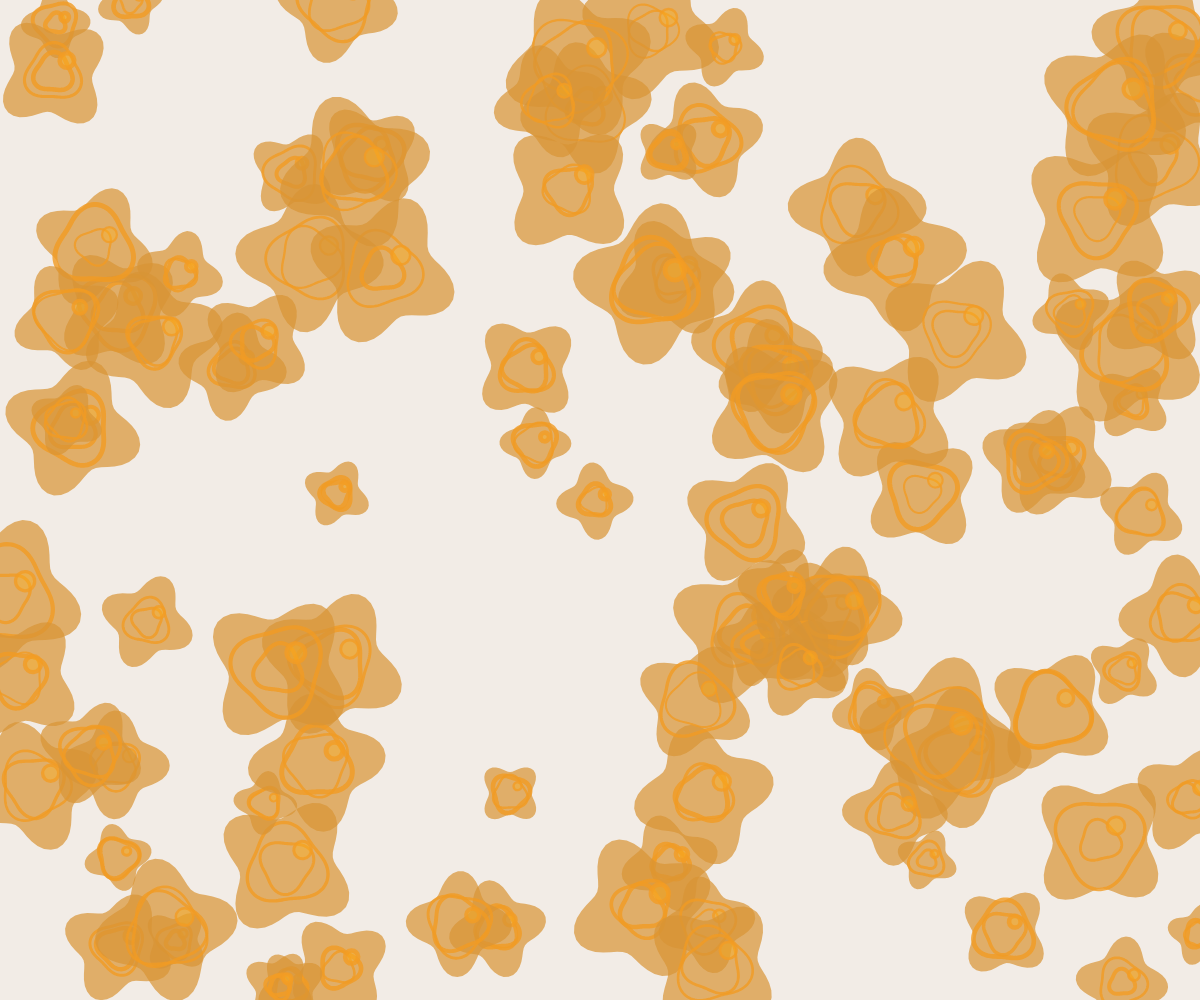
Frame 1 (no input)
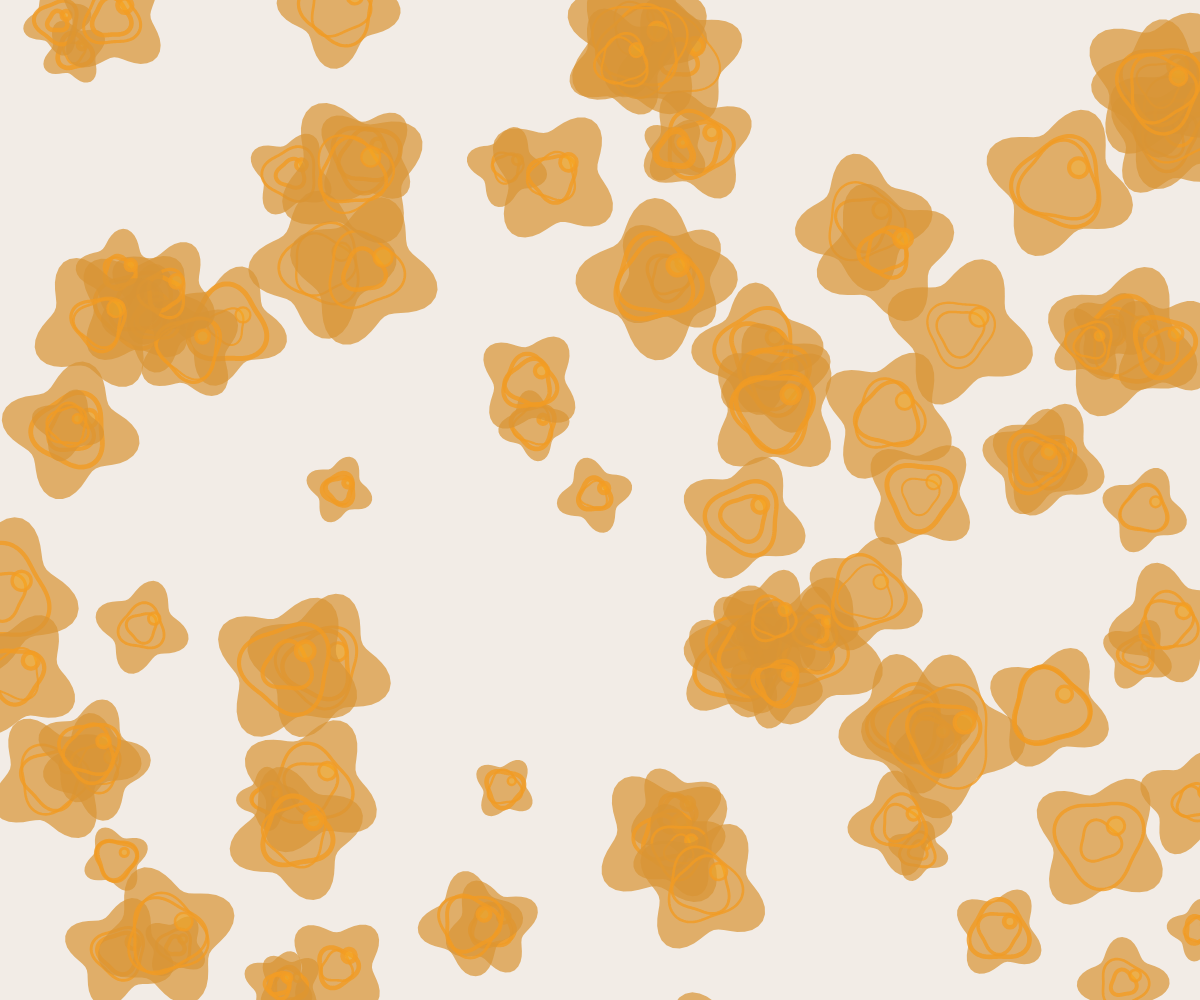
Frame 60 (no input)
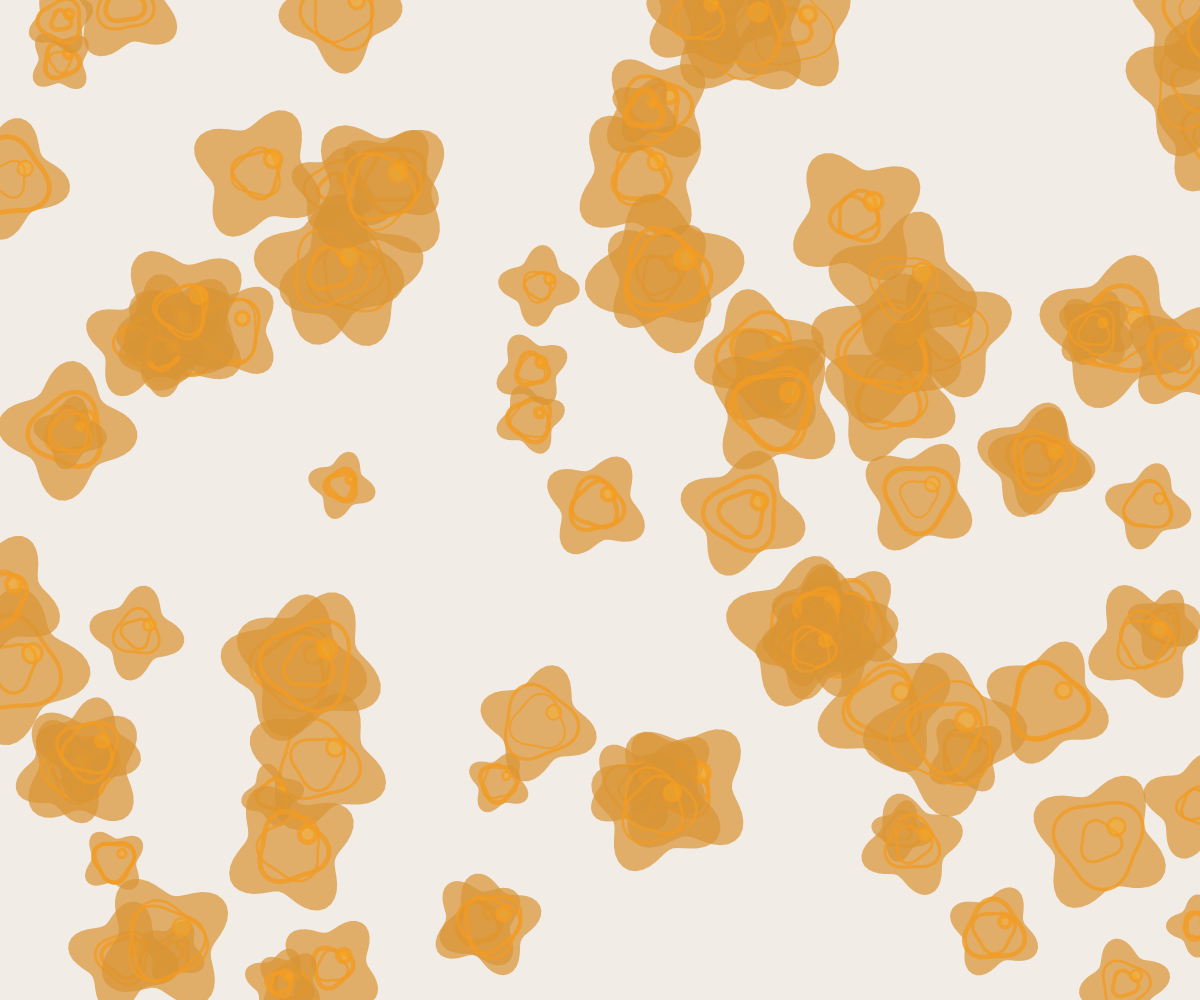
Frame 120 (the mouse pressed at the canvas centre since frame 60)

The p5.js sketch that drew these frames (run headless with seeded random() and noise() and a simulated clock; from frame 60 on, the mouse is pressed at the canvas centre):

// p5.js sketch
// ── sketch.js
let clusters = [];
const MAX_CLUSTERS = 100;
const PARTICLES_PER_CLUSTER = 5;
const DRIFT_SPEED = 0.1;
const COALESCE_RADIUS = 80;

function setup() {
  createCanvas(windowWidth, windowHeight);
  colorMode(HSB, 360, 100, 100, 1);
  
  // Initialize clusters
  for (let i = 0; i < MAX_CLUSTERS; i++) {
    clusters.push({
      x: random(width),
      y: random(height),
      size: random(30, 80),
      hue: 35,
      sat: 75,
      bri: 85,
      driftX: random(-DRIFT_SPEED, DRIFT_SPEED),
      driftY: random(-DRIFT_SPEED, DRIFT_SPEED),
      wobble: random(TWO_PI),
      particles: [],
      structure: []
    });
  }
  
  // Initialize particles and structural elements for each cluster
  for (let i = 0; i < clusters.length; i++) {
    const cluster = clusters[i];
    for (let j = 0; j < PARTICLES_PER_CLUSTER; j++) {
      cluster.particles.push({
        angle: random(TWO_PI),
        distance: random(0, cluster.size * 0.35),
        speed: random(0.01, 0.04)
      });
    }
    
    // Create structural forms
    for (let k = 0; k < 2; k++) {
      cluster.structure.push({
        angle: random(TWO_PI),
        radius: random(cluster.size * 0.3, cluster.size * 0.7),
        thickness: random(2, 5)
      });
    }
  }
}

function draw() {
  background(30, 5, 95);
  
  // Update and display clusters
  for (let i = 0; i < clusters.length; i++) {
    const cluster = clusters[i];
    
    // Update drift
    cluster.x += cluster.driftX;
    cluster.y += cluster.driftY;
    
    // Wobble for organic movement
    cluster.wobble += 0.01;
    const wobbleOffset = sin(cluster.wobble) * 0.4;
    
    // Wrap around screen
    if (cluster.x < -cluster.size) cluster.x = width + cluster.size;
    if (cluster.x > width + cluster.size) cluster.x = -cluster.size;
    if (cluster.y < -cluster.size) cluster.y = height + cluster.size;
    if (cluster.y > height + cluster.size) cluster.y = -cluster.size;
    
    // Draw the cluster
    push();
    translate(cluster.x, cluster.y);
    
    // Apply wobble to rotation
    rotate(wobbleOffset * 0.25);
    
    fill(cluster.hue, cluster.sat, cluster.bri, 0.7);
    noStroke();
    
    // Draw the main shape with sharp curves
    beginShape();
    for (let a = 0; a < TWO_PI; a += 0.1) {
      const r = cluster.size * (0.85 + sin(a * 4 + cluster.wobble) * 0.18);
      const x = cos(a) * r;
      const y = sin(a) * r;
      vertex(x, y);
    }
    endShape(CLOSE);
    
    // Draw structural elements
    for (let k = 0; k < cluster.structure.length; k++) {
      const s = cluster.structure[k];
      const angle = s.angle + cluster.wobble * 0.5;
      const radius = s.radius;
      
      stroke(cluster.hue, cluster.sat + 10, cluster.bri + 10, 0.8);
      strokeWeight(s.thickness);
      noFill();
      
      beginShape();
      for (let a = 0; a < TWO_PI; a += 0.05) {
        const r = radius * (0.9 + sin(a * 3 + angle) * 0.12);
        const x = cos(a) * r;
        const y = sin(a) * r;
        vertex(x, y);
      }
      endShape(CLOSE);
    }
    
    // Add subtle highlight
    fill(cluster.hue + 5, cluster.sat + 15, cluster.bri + 15, 0.35);
    ellipse(cluster.size * 0.25, -cluster.size * 0.2, cluster.size * 0.25);
    pop();
    
    // Update particles in cluster
    for (let j = 0; j < cluster.particles.length; j++) {
      const p = cluster.particles[j];
      p.angle += p.speed;
      p.distance = sin(p.angle) * cluster.size * 0.35;
    }
  }
  
  // Coalesce nearby clusters using a spatial hash
  let grid = {};
  const cellSize = COALESCE_RADIUS * 2;
  
  // Clear the grid
  for (let key in grid) delete grid[key];
  
  // Place clusters into grid cells
  for (let i = 0; i < clusters.length; i++) {
    const cluster = clusters[i];
    const cellX = Math.floor(cluster.x / cellSize);
    const cellY = Math.floor(cluster.y / cellSize);
    const gridKey = `${cellX},${cellY}`;
    
    if (!grid[gridKey]) grid[gridKey] = [];
    grid[gridKey].push(i);
  }
  
  // Check neighbors
  for (let i = 0; i < clusters.length; i++) {
    const cluster = clusters[i];
    const cellX = Math.floor(cluster.x / cellSize);
    const cellY = Math.floor(cluster.y / cellSize);
    
    for (let dx = -1; dx <= 1; dx++) {
      for (let dy = -1; dy <= 1; dy++) {
        const gridKey = `${cellX + dx},${cellY + dy}`;
        if (!grid[gridKey]) continue;
        
        for (let j of grid[gridKey]) {
          if (i >= j) continue; // Avoid duplicate checks
          
          const c2 = clusters[j];
          const dx2 = cluster.x - c2.x;
          const dy2 = cluster.y - c2.y;
          const distance = sqrt(dx2 * dx2 + dy2 * dy2);
          
          if (distance < COALESCE_RADIUS) {
            // Blend properties of nearby clusters
            const blendFactor = map(distance, 0, COALESCE_RADIUS, 1, 0.1);
            
            cluster.hue = lerp(cluster.hue, c2.hue, blendFactor * 0.12);
            cluster.sat = lerp(cluster.sat, c2.sat, blendFactor * 0.12);
            cluster.bri = lerp(cluster.bri, c2.bri, blendFactor * 0.12);
            
            // Move towards each other
            const dx3 = (c2.x - cluster.x) * 0.004;
            const dy3 = (c2.y - cluster.y) * 0.004;
            cluster.driftX += dx3;
            cluster.driftY += dy3;
            c2.driftX -= dx3;
            c2.driftY -= dy3;
          }
        }
      }
    }
  }
}

function windowResized() {
  resizeCanvas(windowWidth, windowHeight);
}
